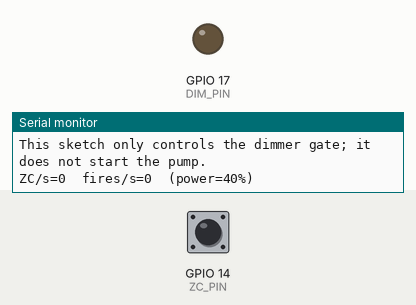
Simulated run of this sketch. Board: ESP32. Shown: output pins drawn as LEDs (lit = HIGH), the last lines printed to the serial monitor. The inputs (shaded band) are chosen by the test bench; at power-on: GPIO 14 (ZC_PIN) HIGH.

Above: at 1.7 s.
1.8 s: GPIO 14 (ZC_PIN) pulled LOW for 0.15 s
At 2.4 s:
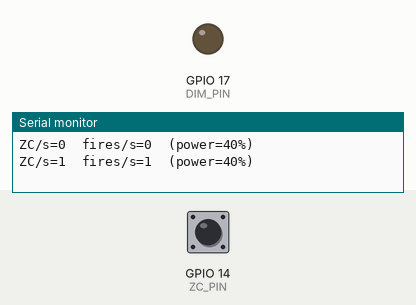
3.4 s: GPIO 14 (ZC_PIN) pulled LOW for 3.2 s
At 7.7 s:
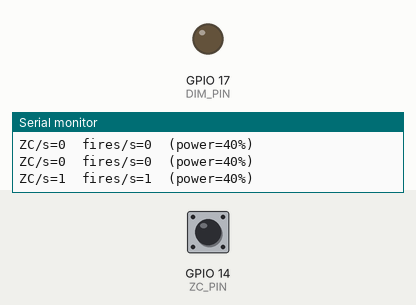
Timing chart, 0 to 9.2 s (numbered marks = the images above; inputs shaded):
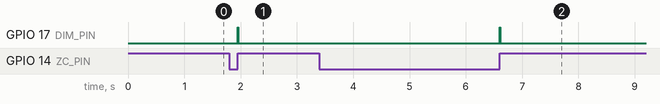

The sketch:

Purge40.ino
```cpp
/*
  Purge40.ino

  Purpose:
  - Hold triac drive at a fixed ~40% power using the proven PumpProfiler burst-fire pattern
  - You press the machine's manual button to run the pump; this sketch ensures the dimmer gates accordingly

  Wiring (RobotDyn dimmer):
  - ZC  -> GPIO 14
  - DIM -> GPIO 17
*/

#include <Arduino.h>
#include "driver/gpio.h"

// ================== PINS ==================
#define ZC_PIN   14
#define DIM_PIN  17

// ================== CONFIG ==================
static constexpr uint8_t  PUMP_POWER_PERCENT = 40;      // fixed purge power
static constexpr uint32_t HALF_CYCLE_US = 8333;         // 60 Hz
static constexpr uint32_t HOLD_US = HALF_CYCLE_US - 300;
static constexpr uint8_t  BUCKET_SIZE = 20;             // burst-fire resolution

// ================== TRIAC STATE ==================
volatile uint32_t zcCount = 0;
volatile uint32_t fireCount = 0;
volatile uint8_t  bucketIdx = 0;

hw_timer_t* offTimer = nullptr;

static inline uint8_t fireCyclesFor(uint8_t pct) {
  if (pct >= 100) return BUCKET_SIZE;
  return (uint16_t)pct * BUCKET_SIZE / 100;
}

void IRAM_ATTR onOffTimer() {
  gpio_set_level((gpio_num_t)DIM_PIN, 0);
  timerStop(offTimer);
}

void IRAM_ATTR onZeroCross() {
  zcCount++;

  bucketIdx++;
  if (bucketIdx >= BUCKET_SIZE) bucketIdx = 0;

  const uint8_t fireCycles = fireCyclesFor(PUMP_POWER_PERCENT);
  if (fireCycles == 0) return;
  if (bucketIdx >= fireCycles) return;

  gpio_set_level((gpio_num_t)DIM_PIN, 1);

  timerWrite(offTimer, 0);
  timerAlarm(offTimer, HOLD_US, false, 0);
  timerStart(offTimer);

  fireCount++;
}

void setup() {
  Serial.begin(115200);
  delay(500);

  // GPIO (ISR-safe)
  gpio_reset_pin((gpio_num_t)DIM_PIN);
  gpio_set_direction((gpio_num_t)DIM_PIN, GPIO_MODE_OUTPUT);
  gpio_set_level((gpio_num_t)DIM_PIN, 0);

  pinMode(ZC_PIN, INPUT_PULLUP);

  offTimer = timerBegin(1000000); // 1 MHz = 1 µs ticks
  timerAttachInterrupt(offTimer, &onOffTimer);
  timerStop(offTimer);

  attachInterrupt(digitalPinToInterrupt(ZC_PIN), onZeroCross, RISING);

  Serial.println("========================================");
  Serial.println("Purge40: Triac fixed at 40% (burst-fire)");
  Serial.println("========================================");
  Serial.println("Press the machine's manual pump button to purge.");
  Serial.println("This sketch only controls the dimmer gate; it does not start the pump.");
  Serial.println();
}

void loop() {
  static uint32_t last = 0;
  if (millis() - last >= 1000) {
    last = millis();
    Serial.printf("ZC/s=%lu  fires/s=%lu  (power=%u%%)\n",
                  (unsigned long)zcCount,
                  (unsigned long)fireCount,
                  (unsigned)PUMP_POWER_PERCENT);
    zcCount = 0;
    fireCount = 0;
  }
}
```

Measured:
- after the input at 1.8 s, GPIO 17 (DIM_PIN): LOW → HIGH after 0.15 s, → LOW 0.01 s later
- after the input at 3.4 s, GPIO 17 (DIM_PIN): LOW → HIGH after 3.2 s, → LOW 0.01 s later
